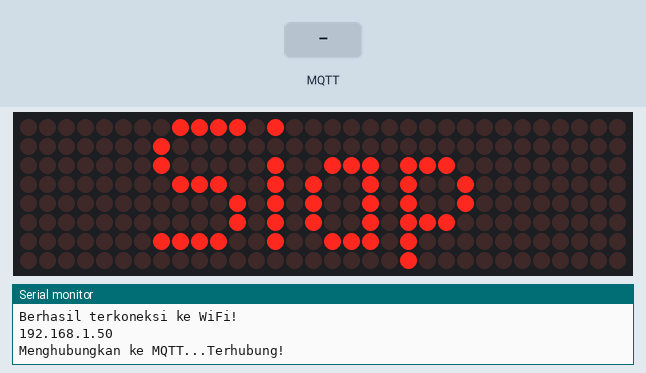
Bench run of a sketch on a simulated ESP32. Parts: 32×8 LED matrix, the last lines printed to the serial monitor. Inputs (shaded band) come from the test bench. WiFi joins after 1.5 s; servers stay silent unless stated; random numbers use the default seed unless the sketch sets one; no MQTT or app messages arrive unless stated.

Above: at 14.1 s.
14.2 s: MQTT message "mulai" arrives on the first subscribed topic
At 19.5 s:
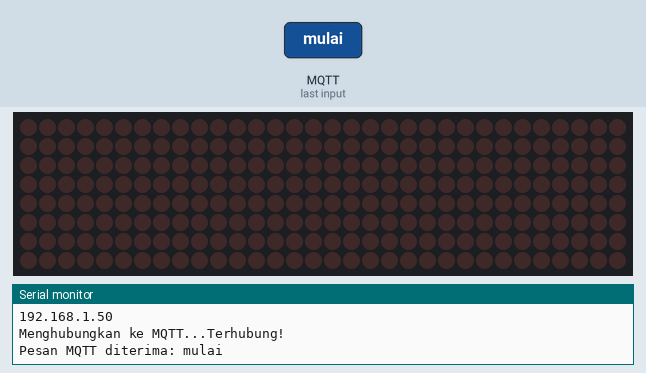
At 21.8 s:
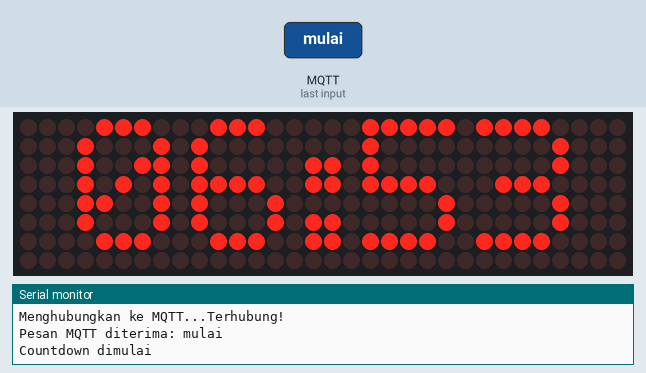

The sketch:

tahap1.ino
```cpp
#include <WiFi.h>
#include <WiFiManager.h> // Tambahkan library ini
#include <PubSubClient.h>
#include <MD_Parola.h>
#include <MD_MAX72xx.h>
#include <SPI.h>

#define HARDWARE_TYPE MD_MAX72XX::FC16_HW
#define MAX_DEVICES 4
#define DATA_PIN 26
#define CLK_PIN 33
#define CS_PIN 25

// Buzer
#define BUZZER_PIN 27


const char* mqtt_server = "broker.emqx.io";

WiFiClient espClient;
PubSubClient client(espClient);
MD_Parola matrix = MD_Parola(HARDWARE_TYPE, DATA_PIN, CLK_PIN, CS_PIN, MAX_DEVICES);

unsigned long startTime = 0;
bool countdownActive = false;
// int countdownSeconds = 300;
int countdownSeconds = 420;


bool warned2min = false;
bool warned1min = false;
bool ended = false;

void tampilkanScroll(const char* pesan) {
  matrix.displayClear();
  matrix.displayScroll(pesan, PA_LEFT, PA_SCROLL_LEFT, 100);
  while (!matrix.displayAnimate()) {
    // Tunggu sampai animasi selesai
  }
  delay(2000);
}

void callback(char* topic, byte* message, unsigned int length) {
  String msg = "";
  for (int i = 0; i < length; i++) {
    msg += (char)message[i];
  }

  Serial.print("Pesan MQTT diterima: ");
  Serial.println(msg);

  if (msg == "mulai") {
    startTime = millis();
    countdownActive = true;
    warned2min = false;
    warned1min = false;
    ended = false;

    tampilkanScroll("Mulai");
    Serial.println("Countdown dimulai");
  }
}

void setup_wifi() {
  WiFiManager wm;

  // Konfigurasi WiFiManager
  wm.setTimeout(180); // timeout portal dalam 3 menit
  bool res;

  res = wm.autoConnect("N21-Matrix", "12345678"); // Nama dan password hotspot

  if (!res) {
    Serial.println("Gagal terhubung! Reset ESP.");
    ESP.restart();
  } else {
    Serial.println("Berhasil terkoneksi ke WiFi!");
    Serial.println(WiFi.localIP());
  }
}

void reconnect() {
  while (!client.connected()) {
    Serial.print("Menghubungkan ke MQTT...");
    String clientId = "ESP32Client-" + String(random(0xffff), HEX);
    if (client.connect(clientId.c_str())) {
      Serial.println("Terhubung!");
      client.subscribe("matrix/text");
    } else {
      Serial.print("Gagal, rc=");
      Serial.print(client.state());
      Serial.println(" coba lagi 5 detik...");
      delay(5000);
    }
  }
}

void setup() {

  Serial.begin(115200);
  Serial.println("Memulai setup...");

  matrix.begin();
  matrix.setIntensity(2);
  matrix.displayClear();

  setup_wifi();
  client.setServer(mqtt_server, 1883);
  client.setCallback(callback);

  tampilkanScroll("Siap Digunakan");
  matrix.setTextAlignment(PA_CENTER);
  matrix.print("Siap");
}

void loop() {
  if (!client.connected()) reconnect();
  client.loop();

  if (countdownActive) {
    unsigned long elapsed = (millis() - startTime) / 1000;
    int remaining = countdownSeconds - elapsed;

    if (remaining <= 0 && !ended) {
      countdownActive = false;
      ended = true;

      tampilkanScroll("SELESAI");
      Serial.println("Waktu habis!");

      for (int i = 0; i < 6; i++) {
        matrix.displayClear();
        delay(500);
        matrix.setTextAlignment(PA_CENTER);
        matrix.print("STOP");
        delay(500);
      }

      matrix.displayClear();
      matrix.setTextAlignment(PA_CENTER);
      matrix.print("Siap");
    }
    else if (remaining <= 60 && !warned1min) {
      warned1min = true;
      tampilkanScroll("Sisa 1 Menit lagi");
      Serial.println("Peringatan: 1 menit tersisa");
    }
    else if (remaining <= 120 && !warned2min) {
      warned2min = true;
      tampilkanScroll("Sisa 2 Menit lagi");
      Serial.println("Peringatan: 2 menit tersisa");
    }
    else {
      char buffer[10];
      int menit = remaining / 60;
      int detik = remaining % 60;
      sprintf(buffer, "%02d:%02d", menit, detik);
      matrix.setTextAlignment(PA_CENTER);
      matrix.print(buffer);
    }
  }
}
```

Measured:
- after the input at 14.2 s, the display: first changes at once (image 1 shows a later state)
- what the display in image 1 shows lasts 2.0 s, from 19.2 s to 21.2 s
